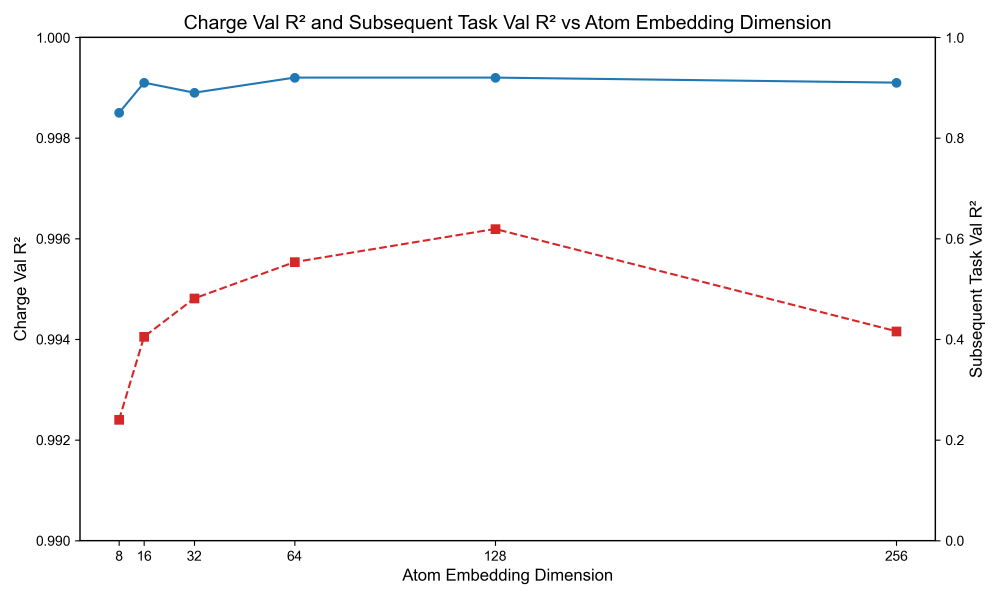
#> input picture summary/atom_embedding_dim.png, 3000 x 1800 px, given in place of finetune_vs_direct_r2.png, which was not available (shown at 1/3 size)
$ python combine_figure.py
#> lines starting #> are read from the running program, lines starting #| are printed output that depends on the picture; pictures that were not available may be replaced by others from this repository, and a replacement may not be noted
#!/usr/bin/env python3
# -*- coding: utf-8 -*-
"""
combine_figures.py
------------------
把 (a) finetune_vs_direct、(b) atom_embedding_dim、(c) property_predict
三张单独生成的 PNG/PDF 合并成一张 2×2 Mosaic：

 ┌───────────────┬───────────────┐
 │      (a)      │      (b)      │
 ├───────────────┴───────────────┤
 │              (c)              │
 └───────────────────────────────┘

用法
----
python combine_figures.py \
    --fig-a finetune_vs_direct_nature.png \
    --fig-b atom_embedding_dim_nature.png \
    --fig-c compare_plot.png \
    --out  figure_combo.png
"""
from __future__ import annotations

import argparse
from pathlib import Path

import matplotlib.pyplot as plt
import matplotlib.image  as mpimg


def parse_args() -> argparse.Namespace:
    p = argparse.ArgumentParser("Combine separate figures into a mosaic.")
    p.add_argument("--fig-a", type=Path, default=Path("finetune_vs_direct_r2.png"),
                   help="Path to finetune_vs_direct figure.")
    p.add_argument("--fig-b", type=Path, default=Path("dipole_compare_20000_new.png"),
                   help="Path to property_predict figure.")
    p.add_argument("--fig-c", type=Path, default=Path("atom_embedding_dim_auto.png"),
                   help="Path to atom_embedding_dim figure.")
    p.add_argument("--out",   type=Path, default=Path("figure_combo.png"),
                   help="Output combined figure (png / pdf / svg).")
    return p.parse_args()


def add_panel_label(ax, label: str) -> None:
    """在子图左上角添加面板字母"""
    ax.text(-0.05, 1.05, label,
            transform=ax.transAxes,
            fontsize=12, fontweight="bold",
            family="Arial", va="bottom", ha="left")


def main() -> None:
    args = parse_args()

    # ─── 读取图片 ───────────────────────────────────────
    img_a = mpimg.imread(args.fig_a)
#> img_a is the input picture: shape (1800, 3000, 4) float32; mean R, G, B, A 0.98, 0.98, 0.981, 1
    img_b = mpimg.imread(args.fig_b)
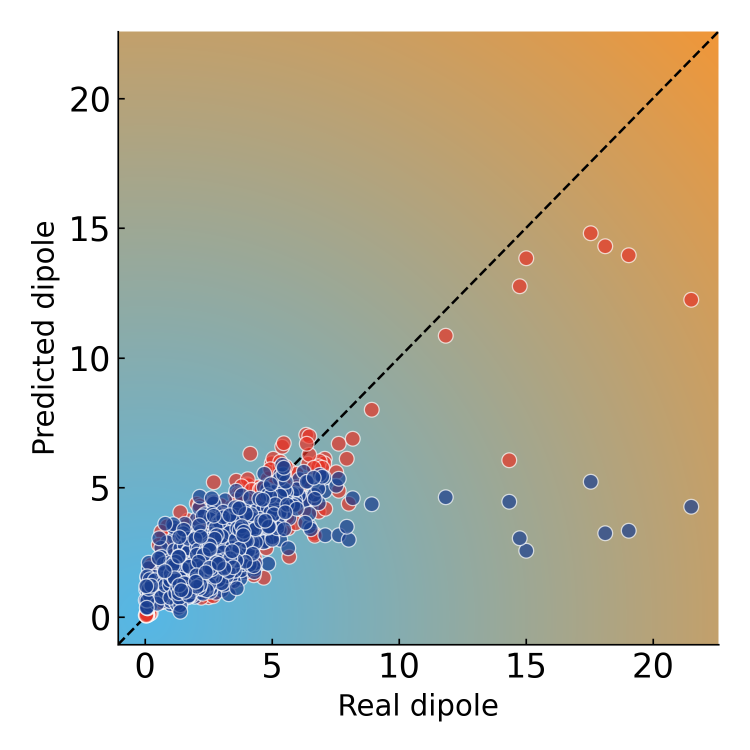
#> input picture summary/dipole_compare_20000_new.png, 1500 x 1500 px (shown at 1/2 size)
#> img_b is the input picture: shape (1500, 1500, 4) float32; mean R, G, B, A 0.758, 0.746, 0.683, 1
    img_c = mpimg.imread(args.fig_c)
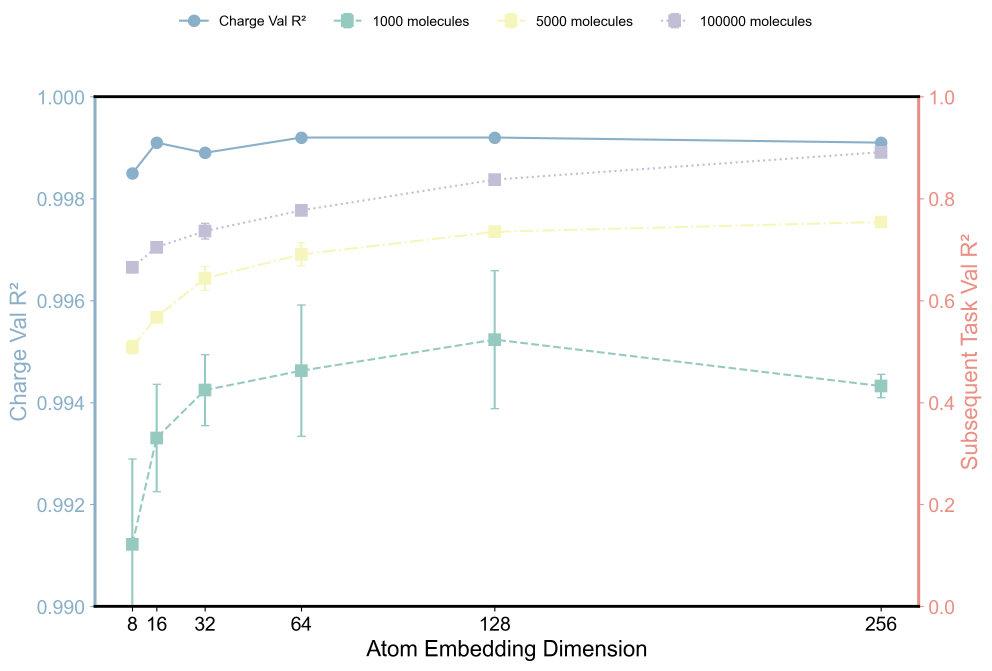
#> input picture summary/atom_embedding_dim_auto.png, 2974 x 2012 px (shown at 1/3 size)
#> img_c is the input picture: shape (2012, 2974, 4) float32; mean R, G, B, A 0.98, 0.981, 0.981, 1

    # ─── 创建 2×2 Mosaic: top 两列, bottom 跨两列 ───────
    fig = plt.figure(figsize=(7.2, 6.4), constrained_layout=True)  # 单栏≈3.5 in → 双栏≈7 in
    mosaic = """
        AB
        CC
    """
    ax_dict = fig.subplot_mosaic(mosaic, gridspec_kw={"height_ratios": [1, 1]})

    # ─── 放置三张图 ─────────────────────────────────────
    ax_dict["A"].imshow(img_a); ax_dict["A"].axis("off"); add_panel_label(ax_dict["A"], "a")
    ax_dict["B"].imshow(img_b); ax_dict["B"].axis("off"); add_panel_label(ax_dict["B"], "b")
    ax_dict["C"].imshow(img_c); ax_dict["C"].axis("off"); add_panel_label(ax_dict["C"], "c")

    # ─── 保存 ───────────────────────────────────────────
    out_path: Path = args.out.with_suffix(args.out.suffix or ".png")
    fig.savefig(out_path, dpi=300)
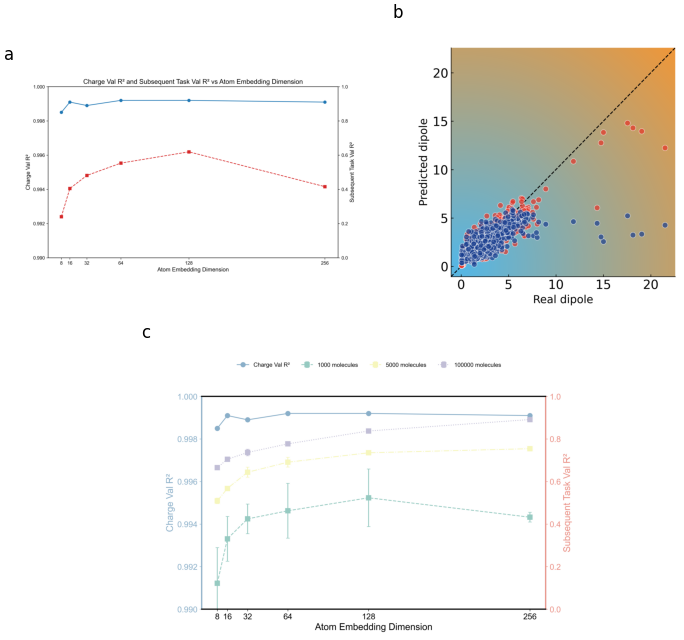
#> figure drawn by matplotlib, 3 panels
    print(f"✓ Combined figure saved to {out_path.resolve()}")


if __name__ == "__main__":
    main()
